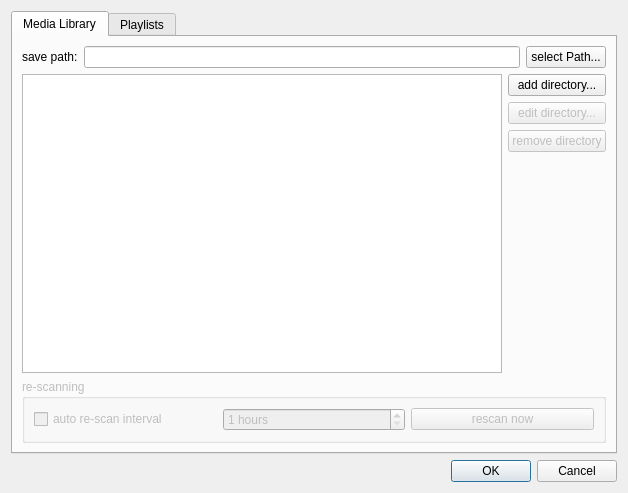
<?xml version="1.0" encoding="UTF-8"?>
<ui version="4.0">
 <class>ConfigDlg</class>
 <widget class="QDialog" name="ConfigDlg">
  <property name="geometry">
   <rect>
    <x>0</x>
    <y>0</y>
    <width>628</width>
    <height>493</height>
   </rect>
  </property>
  <property name="windowTitle">
   <string>Dialog</string>
  </property>
  <layout class="QVBoxLayout" name="verticalLayout_3">
   <item>
    <widget class="QTabWidget" name="tabWidget">
     <property name="currentIndex">
      <number>0</number>
     </property>
     <widget class="QWidget" name="tab">
      <attribute name="title">
       <string>Media Library</string>
      </attribute>
      <layout class="QVBoxLayout" name="verticalLayout_2">
       <item>
        <layout class="QHBoxLayout" name="horizontalLayout_3">
         <item>
          <widget class="QLabel" name="label">
           <property name="text">
            <string>save path:</string>
           </property>
           <property name="buddy">
            <cstring>savePathLineEdit</cstring>
           </property>
          </widget>
         </item>
         <item>
          <widget class="QLineEdit" name="savePathLineEdit">
           <property name="frame">
            <bool>true</bool>
           </property>
           <property name="readOnly">
            <bool>false</bool>
           </property>
          </widget>
         </item>
         <item>
          <widget class="QPushButton" name="selectSavePathPushButton">
           <property name="text">
            <string>select Path...</string>
           </property>
          </widget>
         </item>
        </layout>
       </item>
       <item>
        <layout class="QHBoxLayout" name="horizontalLayout">
         <item>
          <widget class="QListWidget" name="directoriesListWidget"/>
         </item>
         <item>
          <layout class="QVBoxLayout" name="verticalLayout">
           <item>
            <widget class="QPushButton" name="addDirectoryPushButton">
             <property name="text">
              <string>add directory...</string>
             </property>
            </widget>
           </item>
           <item>
            <widget class="QPushButton" name="editDirectoryPushButton">
             <property name="enabled">
              <bool>false</bool>
             </property>
             <property name="text">
              <string>edit directory...</string>
             </property>
            </widget>
           </item>
           <item>
            <widget class="QPushButton" name="removeDirectoryPushButton">
             <property name="enabled">
              <bool>false</bool>
             </property>
             <property name="text">
              <string>remove directory</string>
             </property>
            </widget>
           </item>
           <item>
            <spacer name="verticalSpacer">
             <property name="orientation">
              <enum>Qt::Vertical</enum>
             </property>
             <property name="sizeHint" stdset="0">
              <size>
               <width>20</width>
               <height>40</height>
              </size>
             </property>
            </spacer>
           </item>
          </layout>
         </item>
        </layout>
       </item>
       <item>
        <widget class="QGroupBox" name="groupBox">
         <property name="enabled">
          <bool>false</bool>
         </property>
         <property name="title">
          <string>re-scanning</string>
         </property>
         <property name="checkable">
          <bool>false</bool>
         </property>
         <property name="checked">
          <bool>false</bool>
         </property>
         <layout class="QHBoxLayout" name="horizontalLayout_2">
          <item>
           <widget class="QCheckBox" name="checkBox">
            <property name="enabled">
             <bool>false</bool>
            </property>
            <property name="text">
             <string>auto re-scan interval</string>
            </property>
           </widget>
          </item>
          <item>
           <widget class="QSpinBox" name="spinBox">
            <property name="enabled">
             <bool>false</bool>
            </property>
            <property name="suffix">
             <string> hours</string>
            </property>
            <property name="minimum">
             <number>1</number>
            </property>
           </widget>
          </item>
          <item>
           <widget class="QPushButton" name="pushButton_4">
            <property name="text">
             <string>rescan now</string>
            </property>
           </widget>
          </item>
         </layout>
        </widget>
       </item>
      </layout>
     </widget>
     <widget class="QWidget" name="tab_2">
      <attribute name="title">
       <string>Playlists</string>
      </attribute>
      <layout class="QVBoxLayout" name="verticalLayout_4">
       <item>
        <layout class="QHBoxLayout" name="horizontalLayout_4">
         <item>
          <widget class="QLabel" name="label_2">
           <property name="text">
            <string>Format Template:</string>
           </property>
          </widget>
         </item>
         <item>
          <widget class="QLineEdit" name="formatTemplateLineEdit"/>
         </item>
        </layout>
       </item>
       <item>
        <layout class="QGridLayout" name="gridLayout">
         <item row="0" column="0">
          <widget class="QPushButton" name="placeholderArtistButton">
           <property name="focusPolicy">
            <enum>Qt::TabFocus</enum>
           </property>
           <property name="text">
            <string>Artist </string>
           </property>
          </widget>
         </item>
         <item row="0" column="1">
          <widget class="QPushButton" name="placeholderAlbumButton">
           <property name="focusPolicy">
            <enum>Qt::TabFocus</enum>
           </property>
           <property name="text">
            <string>Album</string>
           </property>
          </widget>
         </item>
         <item row="0" column="2">
          <widget class="QPushButton" name="placeholderTitleButton">
           <property name="focusPolicy">
            <enum>Qt::TabFocus</enum>
           </property>
           <property name="text">
            <string>Title</string>
           </property>
          </widget>
         </item>
         <item row="0" column="3">
          <widget class="QPushButton" name="placeholderTracknumberButton">
           <property name="focusPolicy">
            <enum>Qt::TabFocus</enum>
           </property>
           <property name="text">
            <string>Tracknumber</string>
           </property>
          </widget>
         </item>
         <item row="0" column="4">
          <widget class="QPushButton" name="placeholderDurationButton">
           <property name="focusPolicy">
            <enum>Qt::TabFocus</enum>
           </property>
           <property name="text">
            <string>Duration</string>
           </property>
          </widget>
         </item>
         <item row="1" column="0">
          <widget class="QPushButton" name="placeholderFilePathButton">
           <property name="focusPolicy">
            <enum>Qt::TabFocus</enum>
           </property>
           <property name="text">
            <string>Filepath</string>
           </property>
          </widget>
         </item>
         <item row="1" column="1">
          <widget class="QPushButton" name="placeholderFileNameButton">
           <property name="focusPolicy">
            <enum>Qt::TabFocus</enum>
           </property>
           <property name="text">
            <string>Filename</string>
           </property>
          </widget>
         </item>
        </layout>
       </item>
       <item>
        <spacer name="verticalSpacer_2">
         <property name="orientation">
          <enum>Qt::Vertical</enum>
         </property>
         <property name="sizeHint" stdset="0">
          <size>
           <width>20</width>
           <height>248</height>
          </size>
         </property>
        </spacer>
       </item>
      </layout>
     </widget>
    </widget>
   </item>
   <item>
    <widget class="QDialogButtonBox" name="buttonBox">
     <property name="orientation">
      <enum>Qt::Horizontal</enum>
     </property>
     <property name="standardButtons">
      <set>QDialogButtonBox::Cancel|QDialogButtonBox::Ok</set>
     </property>
    </widget>
   </item>
  </layout>
 </widget>
 <resources/>
 <connections>
  <connection>
   <sender>buttonBox</sender>
   <signal>accepted()</signal>
   <receiver>ConfigDlg</receiver>
   <slot>accept()</slot>
   <hints>
    <hint type="sourcelabel">
     <x>257</x>
     <y>465</y>
    </hint>
    <hint type="destinationlabel">
     <x>157</x>
     <y>274</y>
    </hint>
   </hints>
  </connection>
  <connection>
   <sender>buttonBox</sender>
   <signal>rejected()</signal>
   <receiver>ConfigDlg</receiver>
   <slot>reject()</slot>
   <hints>
    <hint type="sourcelabel">
     <x>325</x>
     <y>465</y>
    </hint>
    <hint type="destinationlabel">
     <x>286</x>
     <y>274</y>
    </hint>
   </hints>
  </connection>
  <connection>
   <sender>selectSavePathPushButton</sender>
   <signal>clicked()</signal>
   <receiver>ConfigDlg</receiver>
   <slot>selectSavePath()</slot>
   <hints>
    <hint type="sourcelabel">
     <x>614</x>
     <y>55</y>
    </hint>
    <hint type="destinationlabel">
     <x>397</x>
     <y>98</y>
    </hint>
   </hints>
  </connection>
  <connection>
   <sender>addDirectoryPushButton</sender>
   <signal>clicked()</signal>
   <receiver>ConfigDlg</receiver>
   <slot>selectDirectory()</slot>
   <hints>
    <hint type="sourcelabel">
     <x>613</x>
     <y>85</y>
    </hint>
    <hint type="destinationlabel">
     <x>349</x>
     <y>140</y>
    </hint>
   </hints>
  </connection>
  <connection>
   <sender>editDirectoryPushButton</sender>
   <signal>clicked()</signal>
   <receiver>ConfigDlg</receiver>
   <slot>editDirectory()</slot>
   <hints>
    <hint type="sourcelabel">
     <x>613</x>
     <y>111</y>
    </hint>
    <hint type="destinationlabel">
     <x>319</x>
     <y>174</y>
    </hint>
   </hints>
  </connection>
  <connection>
   <sender>removeDirectoryPushButton</sender>
   <signal>clicked()</signal>
   <receiver>ConfigDlg</receiver>
   <slot>removeDirectory()</slot>
   <hints>
    <hint type="sourcelabel">
     <x>613</x>
     <y>137</y>
    </hint>
    <hint type="destinationlabel">
     <x>291</x>
     <y>208</y>
    </hint>
   </hints>
  </connection>
  <connection>
   <sender>directoriesListWidget</sender>
   <signal>currentItemChanged(QListWidgetItem*,QListWidgetItem*)</signal>
   <receiver>ConfigDlg</receiver>
   <slot>updateButtonActivity()</slot>
   <hints>
    <hint type="sourcelabel">
     <x>450</x>
     <y>251</y>
    </hint>
    <hint type="destinationlabel">
     <x>262</x>
     <y>236</y>
    </hint>
   </hints>
  </connection>
 </connections>
 <slots>
  <slot>selectSavePath()</slot>
  <slot>selectDirectory()</slot>
  <slot>editDirectory()</slot>
  <slot>removeDirectory()</slot>
  <slot>updateButtonActivity()</slot>
 </slots>
</ui>
